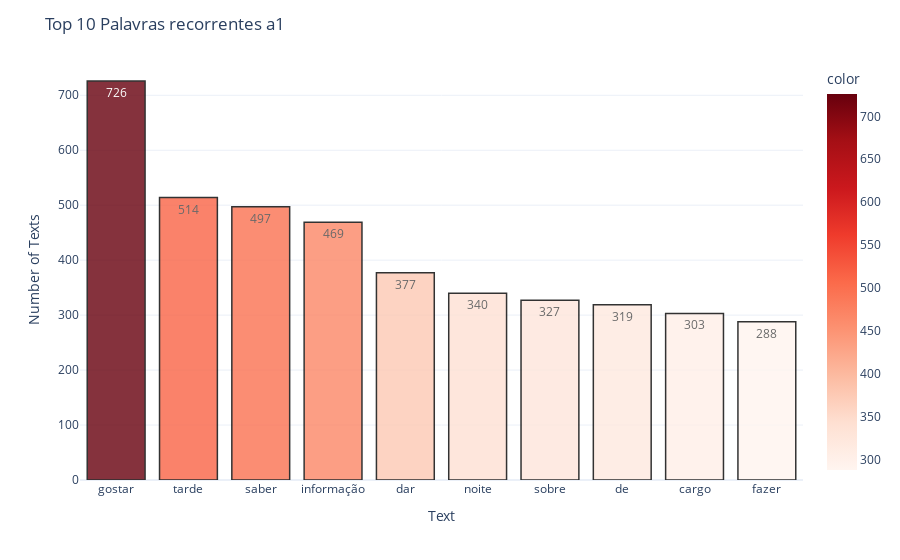
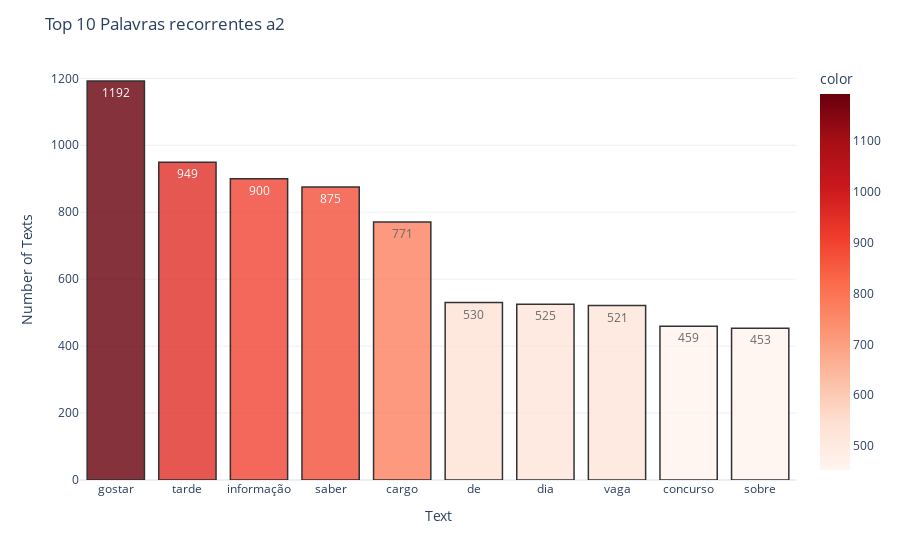
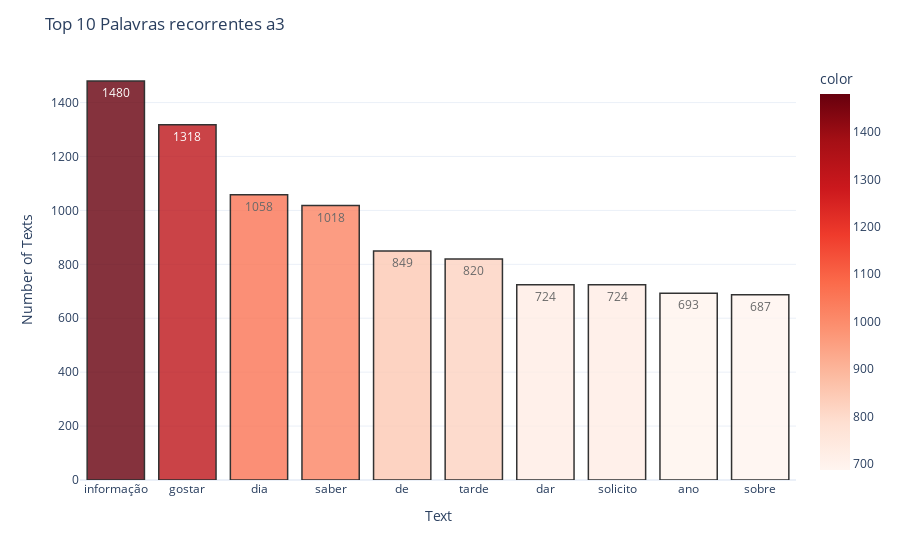
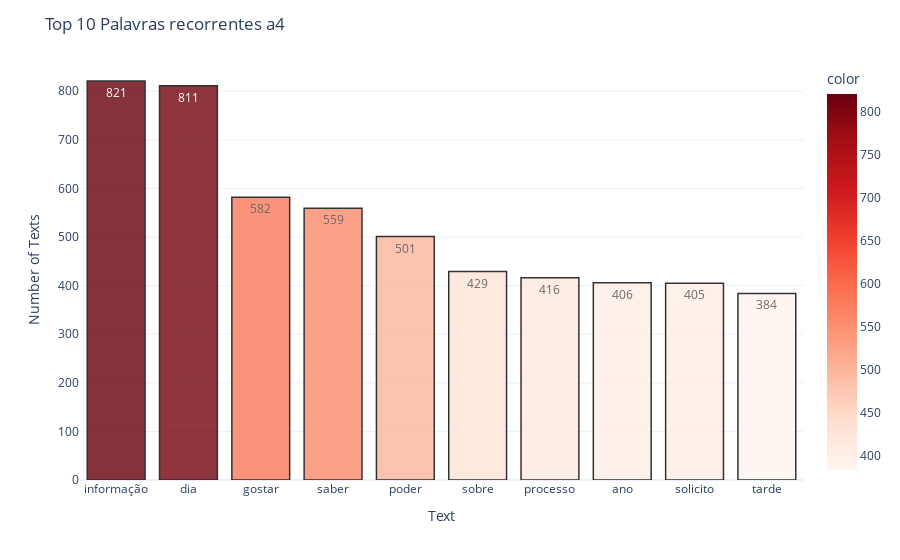

The notebook cell saved with these charts, in order:
### Code cell
for cl in ages:
    CltGroup = util.preprocess(df.loc[df['age'] == cl]['lemma'])
    aux = util.create_freq_df(CltGroup)
    TopWords = aux[:10]

    util.plot_text_distribution(TopWords['Term'], TopWords['Frequency'],
                    'reds', 'Top 10 Palavras recorrentes ' + cl, 'Text', 'Number of Texts')

### Figure 1 — Plotly figure (JSON) as saved in the notebook; plotly's stock layout.template omitted (floating-point values rounded to 4 significant figures)
{"data": [{"alignmentgroup": "True", "hovertemplate": "x=%{x}<br>y=%{y}<br>text=%{text}<br>color=%{marker.color}<extra></extra>", "legendgroup": "", "marker": {"color": [726, 514, 497, 469, 377, 340, 327, 319, 303, 288], "coloraxis": "coloraxis", "line": {"color": "black", "width": 1.5}, "pattern": {"shape": ""}}, "name": "", "offsetgroup": "", "opacity": 0.8, "orientation": "v", "showlegend": false, "text": [726, 514, 497, 469, 377, 340, 327, 319, 303, 288], "textposition": "auto", "type": "bar", "x": ["gostar", "tarde", "saber", "informação", "dar", "noite", "sobre", "de", "cargo", "fazer"], "xaxis": "x", "y": [726, 514, 497, 469, 377, 340, 327, 319, 303, 288], "yaxis": "y"}], "layout": {"barmode": "relative", "coloraxis": {"colorbar": {"title": {"text": "color"}}, "colorscale": [[0, "rgb(255,245,240)"], [0.125, "rgb(254,224,210)"], [0.25, "rgb(252,187,161)"], [0.375, "rgb(252,146,114)"], [0.5, "rgb(251,106,74)"], [0.625, "rgb(239,59,44)"], [0.75, "rgb(203,24,29)"], [0.875, "rgb(165,15,21)"], [1, "rgb(103,0,13)"]]}, "legend": {"tracegroupgap": 0}, "margin": {"t": 60}, "title": {"text": "Top 10 Palavras recorrentes a1"}, "xaxis": {"anchor": "y", "domain": [0, 1], "title": {"text": "Text"}}, "yaxis": {"anchor": "x", "domain": [0, 1], "title": {"text": "Number of Texts"}}}}

### Figure 2 — Plotly figure (JSON) as saved in the notebook; plotly's stock layout.template omitted (floating-point values rounded to 4 significant figures)
{"data": [{"alignmentgroup": "True", "hovertemplate": "x=%{x}<br>y=%{y}<br>text=%{text}<br>color=%{marker.color}<extra></extra>", "legendgroup": "", "marker": {"color": [1192, 949, 900, 875, 771, 530, 525, 521, 459, 453], "coloraxis": "coloraxis", "line": {"color": "black", "width": 1.5}, "pattern": {"shape": ""}}, "name": "", "offsetgroup": "", "opacity": 0.8, "orientation": "v", "showlegend": false, "text": [1192, 949, 900, 875, 771, 530, 525, 521, 459, 453], "textposition": "auto", "type": "bar", "x": ["gostar", "tarde", "informação", "saber", "cargo", "de", "dia", "vaga", "concurso", "sobre"], "xaxis": "x", "y": [1192, 949, 900, 875, 771, 530, 525, 521, 459, 453], "yaxis": "y"}], "layout": {"barmode": "relative", "coloraxis": {"colorbar": {"title": {"text": "color"}}, "colorscale": [[0, "rgb(255,245,240)"], [0.125, "rgb(254,224,210)"], [0.25, "rgb(252,187,161)"], [0.375, "rgb(252,146,114)"], [0.5, "rgb(251,106,74)"], [0.625, "rgb(239,59,44)"], [0.75, "rgb(203,24,29)"], [0.875, "rgb(165,15,21)"], [1, "rgb(103,0,13)"]]}, "legend": {"tracegroupgap": 0}, "margin": {"t": 60}, "title": {"text": "Top 10 Palavras recorrentes a2"}, "xaxis": {"anchor": "y", "domain": [0, 1], "title": {"text": "Text"}}, "yaxis": {"anchor": "x", "domain": [0, 1], "title": {"text": "Number of Texts"}}}}

### Figure 3 — Plotly figure (JSON) as saved in the notebook; plotly's stock layout.template omitted (floating-point values rounded to 4 significant figures)
{"data": [{"alignmentgroup": "True", "hovertemplate": "x=%{x}<br>y=%{y}<br>text=%{text}<br>color=%{marker.color}<extra></extra>", "legendgroup": "", "marker": {"color": [1480, 1318, 1058, 1018, 849, 820, 724, 724, 693, 687], "coloraxis": "coloraxis", "line": {"color": "black", "width": 1.5}, "pattern": {"shape": ""}}, "name": "", "offsetgroup": "", "opacity": 0.8, "orientation": "v", "showlegend": false, "text": [1480, 1318, 1058, 1018, 849, 820, 724, 724, 693, 687], "textposition": "auto", "type": "bar", "x": ["informação", "gostar", "dia", "saber", "de", "tarde", "dar", "solicito", "ano", "sobre"], "xaxis": "x", "y": [1480, 1318, 1058, 1018, 849, 820, 724, 724, 693, 687], "yaxis": "y"}], "layout": {"barmode": "relative", "coloraxis": {"colorbar": {"title": {"text": "color"}}, "colorscale": [[0, "rgb(255,245,240)"], [0.125, "rgb(254,224,210)"], [0.25, "rgb(252,187,161)"], [0.375, "rgb(252,146,114)"], [0.5, "rgb(251,106,74)"], [0.625, "rgb(239,59,44)"], [0.75, "rgb(203,24,29)"], [0.875, "rgb(165,15,21)"], [1, "rgb(103,0,13)"]]}, "legend": {"tracegroupgap": 0}, "margin": {"t": 60}, "title": {"text": "Top 10 Palavras recorrentes a3"}, "xaxis": {"anchor": "y", "domain": [0, 1], "title": {"text": "Text"}}, "yaxis": {"anchor": "x", "domain": [0, 1], "title": {"text": "Number of Texts"}}}}

### Figure 4 — Plotly figure (JSON) as saved in the notebook; plotly's stock layout.template omitted (floating-point values rounded to 4 significant figures)
{"data": [{"alignmentgroup": "True", "hovertemplate": "x=%{x}<br>y=%{y}<br>text=%{text}<br>color=%{marker.color}<extra></extra>", "legendgroup": "", "marker": {"color": [821, 811, 582, 559, 501, 429, 416, 406, 405, 384], "coloraxis": "coloraxis", "line": {"color": "black", "width": 1.5}, "pattern": {"shape": ""}}, "name": "", "offsetgroup": "", "opacity": 0.8, "orientation": "v", "showlegend": false, "text": [821, 811, 582, 559, 501, 429, 416, 406, 405, 384], "textposition": "auto", "type": "bar", "x": ["informação", "dia", "gostar", "saber", "poder", "sobre", "processo", "ano", "solicito", "tarde"], "xaxis": "x", "y": [821, 811, 582, 559, 501, 429, 416, 406, 405, 384], "yaxis": "y"}], "layout": {"barmode": "relative", "coloraxis": {"colorbar": {"title": {"text": "color"}}, "colorscale": [[0, "rgb(255,245,240)"], [0.125, "rgb(254,224,210)"], [0.25, "rgb(252,187,161)"], [0.375, "rgb(252,146,114)"], [0.5, "rgb(251,106,74)"], [0.625, "rgb(239,59,44)"], [0.75, "rgb(203,24,29)"], [0.875, "rgb(165,15,21)"], [1, "rgb(103,0,13)"]]}, "legend": {"tracegroupgap": 0}, "margin": {"t": 60}, "title": {"text": "Top 10 Palavras recorrentes a4"}, "xaxis": {"anchor": "y", "domain": [0, 1], "title": {"text": "Text"}}, "yaxis": {"anchor": "x", "domain": [0, 1], "title": {"text": "Number of Texts"}}}}
